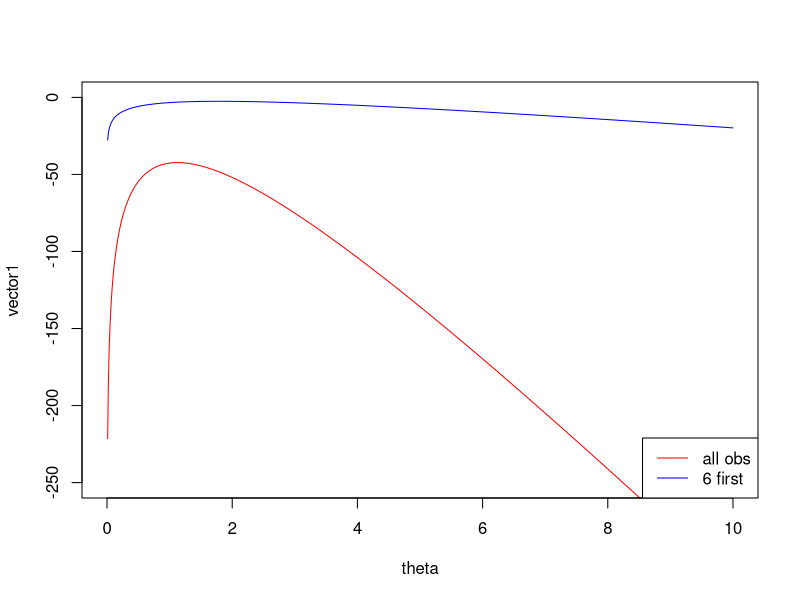

Recreate this plot in R. (Note: this script raises an error after producing the figure.)
#step1
data = read.csv("machines.csv", header=TRUE, sep=";", dec=",")#import data
set.seed(12345)#för samma resultat varje körning

#step2
expdist <- function(x, theta){
  return (theta * (exp(-theta*x)))
}

loglikelihood <- function(x, theta){
  p <- expdist(x, theta)
  logp <- log(p)
  return (sum(logp))
}

#debugonce(loglikelihood)
loglikelihood(data,2)

theta = seq(0, 10, by=0.01)


loglikes <- function(x, theta) {
  loglikeli <- numeric(length(theta))
  for (i in 1:length(theta)) {
    loglikeli[i] = loglikelihood(x,theta[i])
  }
  return (loglikeli)
}

vector1=loglikes(data, theta)

plot(theta, vector1, ylim=c(-250,0), type="l",col="red")
max <- which.max(vector1)
maxlikelihoodval <- theta[max]

#step3
data6first <- head(data)
vector2=loglikes(data6first, theta)
lines(theta, vector2, col="blue")
legend(x = "bottomright", c("all obs", "6 first"), lty = c(1,1), lwd = c(1,1), col=c("red", "blue"))

max <- which.max(vector2)
maxlikelihoodval2 <- theta[max]

#step4
prior <- function(theta){
  lambda=10
  return (lambda*exp(-lambda*theta))
}

l <- function(x,theta){
  return (log(expdist(x,theta)*prior(theta)))
}

lres <- numeric(length(theta))
for (i in 1:length(theta)) {
  lres[i] <- l(data,theta[i])
}

plot(theta,lres)

#step5
gen <-rexp(50,1.13)